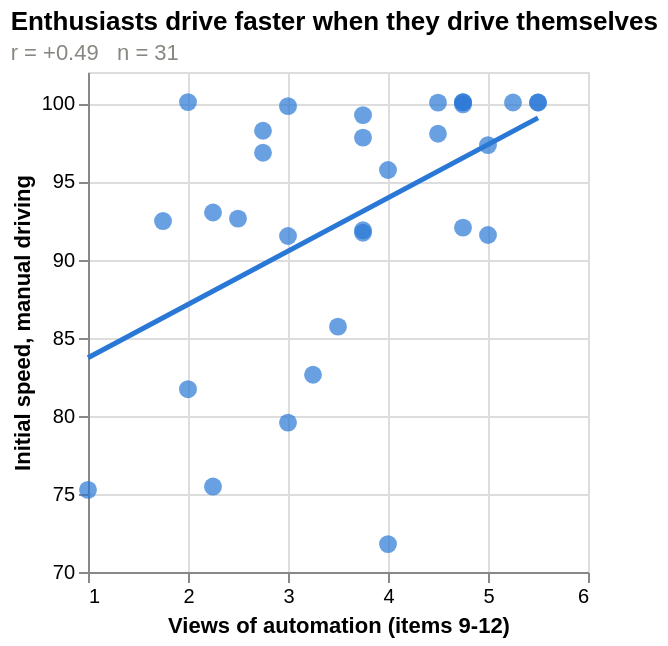

Notebook code cell kept with this figure:
### Code cell
# does enthusiasm show up in how fast people drive themselves?
sp = sub.dropna(subset=["views", "initspeed_manual"])
r2 = sp["views"].corr(sp["initspeed_manual"])

base2 = alt.Chart().encode(
    x=alt.X("views:Q", title="Views of automation (items 9-12)",
            scale=alt.Scale(domain=[1, 6])),
    y=alt.Y("initspeed_manual:Q", title="Initial speed, manual driving",
            scale=alt.Scale(domain=[70, 102])),
)

chart2 = alt.layer(
    base2.mark_circle(size=80, opacity=0.7, color=BLUE),
    base2.transform_regression("views", "initspeed_manual").mark_line(
        size=2.5, color=BLUE),
    data=sp,
).properties(
    width=250, height=250,
    title=alt.Title("Enthusiasts drive faster when they drive themselves",
                    subtitle=f"r = {r2:+.2f}   n = {len(sp)}",
                    anchor="start", fontSize=13, subtitleFontSize=11,
                    subtitleColor=MUTED))

chart2

### Figure 1 — Vega-Lite specification as saved in the notebook (floating-point values rounded to 4 significant figures)
{"config": {"view": {"continuousWidth": 300, "continuousHeight": 300}}, "layer": [{"mark": {"type": "circle", "color": "#2a78d6", "opacity": 0.7, "size": 80}, "encoding": {"x": {"field": "views", "scale": {"domain": [1, 6]}, "title": "Views of automation (items 9-12)", "type": "quantitative"}, "y": {"field": "initspeed_manual", "scale": {"domain": [70, 102]}, "title": "Initial speed, manual driving", "type": "quantitative"}}}, {"mark": {"type": "line", "color": "#2a78d6", "size": 2.5}, "encoding": {"x": {"field": "views", "scale": {"domain": [1, 6]}, "title": "Views of automation (items 9-12)", "type": "quantitative"}, "y": {"field": "initspeed_manual", "scale": {"domain": [70, 102]}, "title": "Initial speed, manual driving", "type": "quantitative"}}, "transform": [{"on": "views", "regression": "initspeed_manual"}]}], "data": {"name": "data-63a1c62265e802c298311ca6c63168f6"}, "height": 250, "title": {"text": "Enthusiasts drive faster when they drive themselves", "anchor": "start", "fontSize": 13, "subtitle": "r = +0.49   n = 31", "subtitleColor": "#898781", "subtitleFontSize": 11}, "width": 250, "$schema": "https://vega.github.io/schema/vega-lite/v6.1.0.json", "datasets": {"data-63a1c62265e802c298311ca6c63168f6": [{"subject": 1, "trust": 5.0, "views": 5.0, "tlx_manual": 52.55, "tlx_auto": 32.41, "initspeed_manual": 91.57, "initspeed_takeover": 73.48, "wronglane_manual": 0.0, "wronglane_takeover": 0.125}, {"subject": 2, "trust": 2.0, "views": 3.0, "tlx_manual": 60.19, "tlx_auto": 42.36, "initspeed_manual": 79.56, "initspeed_takeover": 73.55, "wronglane_manual": 0.625, "wronglane_takeover": 0.125}, {"subject": 3, "trust": 3.75, "views": 4.75, "tlx_manual": 17.13, "tlx_auto": 19.91, "initspeed_manual": 99.93, "initspeed_takeover": 79.62, "wronglane_manual": 0.125, "wronglane_takeover": 0.125}, {"subject": 4, "trust": 2.25, "views": 4.75, "tlx_manual": 23.84, "tlx_auto": 22.92, "initspeed_manual": 92.04, "initspeed_takeover": 75.69, "wronglane_manual": 0.0, "wronglane_takeover": 0.125}, {"subject": 5, "trust": 3.25, "views": 2.0, "tlx_manual": 28.24, "tlx_auto": 42.82, "initspeed_manual": 81.7, "initspeed_takeover": 73.99, "wronglane_manual": 0.1176, "wronglane_takeover": 0.125}, {"subject": 6, "trust": 2.25, "views": 4.75, "tlx_manual": 15.05, "tlx_auto": 17.36, "initspeed_manual": 100.1, "initspeed_takeover": 77.56, "wronglane_manual": 0.7333, "wronglane_takeover": 0.125}, {"subject": 7, "trust": 2.25, "views": 3.75, "tlx_manual": 19.21, "tlx_auto": 26.85, "initspeed_manual": 97.8, "initspeed_takeover": 73.68, "wronglane_manual": 0.125, "wronglane_takeover": 0.125}, {"subject": 8, "trust": 4.5, "views": 2.75, "tlx_manual": 40.97, "tlx_auto": 31.94, "initspeed_manual": 98.24, "initspeed_takeover": 75.75, "wronglane_manual": 0.0625, "wronglane_takeover": 0.125}, {"subject": 10, "trust": 2.25, "views": 2.25, "tlx_manual": 32.18, "tlx_auto": 49.31, "initspeed_manual": 93.01, "initspeed_takeover": 75.19, "wronglane_manual": 0.0, "wronglane_takeover": 0.125}, {"subject": 11, "trust": 3.75, "views": 5.0, "tlx_manual": 13.66, "tlx_auto": 17.59, "initspeed_manual": 97.32, "initspeed_takeover": 72.97, "wronglane_manual": 0.0, "wronglane_takeover": 0.125}, {"subject": 12, "trust": 4.25, "views": 4.75, "tlx_manual": 38.89, "tlx_auto": 20.6, "initspeed_manual": 100.1, "initspeed_takeover": 81.5, "wronglane_manual": 0.0625, "wronglane_takeover": 0.125}, {"subject": 13, "trust": 1.5, "views": 1.75, "tlx_manual": 13.19, "tlx_auto": 18.06, "initspeed_manual": 92.46, "initspeed_takeover": 73.02, "wronglane_manual": 0.75, "wronglane_takeover": 0.125}, {"subject": 15, "trust": 3.0, "views": 3.5, "tlx_manual": 45.37, "tlx_auto": 48.84, "initspeed_manual": 85.7, "initspeed_takeover": 77.16, "wronglane_manual": 0.0, "wronglane_takeover": 0.125}, {"subject": 17, "trust": 4.75, "views": 4.0, "tlx_manual": 19.44, "tlx_auto": 18.75, "initspeed_manual": 95.73, "initspeed_takeover": 78.87, "wronglane_manual": 0.0, "wronglane_takeover": 0.125}, {"subject": 19, "trust": 4.25, "views": 2.75, "tlx_manual": 6.944, "tlx_auto": 8.102, "initspeed_manual": 96.83, "initspeed_takeover": 81.44, "wronglane_manual": 0.375, "wronglane_takeover": 0.125}, {"subject": 20, "trust": 3.75, "views": 4.0, "tlx_manual": 29.63, "tlx_auto": 24.77, "initspeed_manual": 71.78, "initspeed_takeover": 71.55, "wronglane_manual": 0.0, "wronglane_takeover": 0.125}, {"subject": 21, "trust": 3.5, "views": 3.0, "tlx_manual": 27.08, "tlx_auto": 19.91, "initspeed_manual": 99.82, "initspeed_takeover": 73.08, "wronglane_manual": 0.0625, "wronglane_takeover": 0.125}, {"subject": 22, "trust": 2.0, "views": 3.75, "tlx_manual": 59.03, "tlx_auto": 56.02, "initspeed_manual": 99.24, "initspeed_takeover": 78.58, "wronglane_manual": 0.0625, "wronglane_takeover": 0.125}, {"subject": 23, "trust": 2.5, "views": 1.0, "tlx_manual": 21.76, "tlx_auto": 42.13, "initspeed_manual": 75.26, "initspeed_takeover": 74.6, "wronglane_manual": 0.0, "wronglane_takeover": 0.125}, {"subject": 24, "trust": 2.5, "views": 3.75, "tlx_manual": 56.94, "tlx_auto": 46.3, "initspeed_manual": 91.87, "initspeed_takeover": 74.36, "wronglane_manual": 0.0, "wronglane_takeover": 0.125}, {"subject": 25, "trust": 2.75, "views": 4.5, "tlx_manual": 21.06, "tlx_auto": 25.23, "initspeed_manual": 100.0, "initspeed_takeover": 77.03, "wronglane_manual": 0.0625, "wronglane_takeover": 0.125}, {"subject": 26, "trust": 2.75, "views": 3.75, "tlx_manual": 63.43, "tlx_auto": 42.36, "initspeed_manual": 91.71, "initspeed_takeover": 74.11, "wronglane_manual": 0.0, "wronglane_takeover": 0.125}, {"subject": 28, "trust": 4.75, "views": 4.5, "tlx_manual": 51.85, "tlx_auto": 7.176, "initspeed_manual": 98.05, "initspeed_takeover": 73.96, "wronglane_manual": 0.0, "wronglane_takeover": 0.125}, {"subject": 29, "trust": 1.5, "views": 2.5, "tlx_manual": 90.74, "tlx_auto": 27.55, "initspeed_manual": 92.62, "initspeed_takeover": 74.43, "wronglane_manual": 0.0, "wronglane_takeover": 0.125}, {"subject": 30, "trust": 5.25, "views": 3.0, "tlx_manual": 8.102, "tlx_auto": 6.944, "initspeed_manual": 91.5, "initspeed_takeover": 76.06, "wronglane_manual": 0.0, "wronglane_takeover": 0.125}, {"subject": 31, "trust": 4.25, "views": 5.5, "tlx_manual": 16.2, "tlx_auto": 16.44, "initspeed_manual": 100.0, "initspeed_takeover": 75.96, "wronglane_manual": 0.0, "wronglane_takeover": 0.25}, {"subject": 32, "trust": 3.75, "views": 2.25, "tlx_manual": 24.31, "tlx_auto": 36.34, "initspeed_manual": 75.47, "initspeed_takeover": 74.23, "wronglane_manual": 0.0, "wronglane_takeover": 0.125}, {"subject": 33, "trust": 1.5, "views": 5.5, "tlx_manual": 39.58, "tlx_auto": 29.4, "initspeed_manual": 100.0, "initspeed_takeover": 77.73, "wronglane_manual": 0.0, "wronglane_takeover": 0.125}, {"subject": 34, "trust": 2.75, "views": 3.25, "tlx_manual": 55.09, "tlx_auto": 42.13, "initspeed_manual": 82.63, "initspeed_takeover": 73.66, "wronglane_manual": 0.0, "wronglane_takeover": 0.125}, {"subject": 35, "trust": 5.25, "views": 5.25, "tlx_manual": 6.481, "tlx_auto": 5.787, "initspeed_manual": 100.0, "initspeed_takeover": 87.78, "wronglane_manual": 0.0, "wronglane_takeover": 0.125}, {"subject": 36, "trust": 2.75, "views": 2.0, "tlx_manual": 19.21, "tlx_auto": 21.3, "initspeed_manual": 100.1, "initspeed_takeover": 74.27, "wronglane_manual": 0.0, "wronglane_takeover": 0.125}]}}
